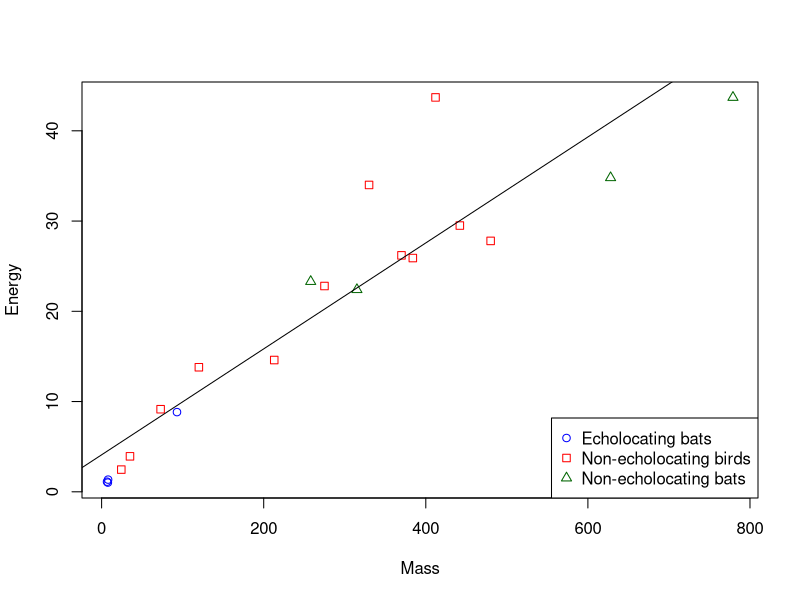
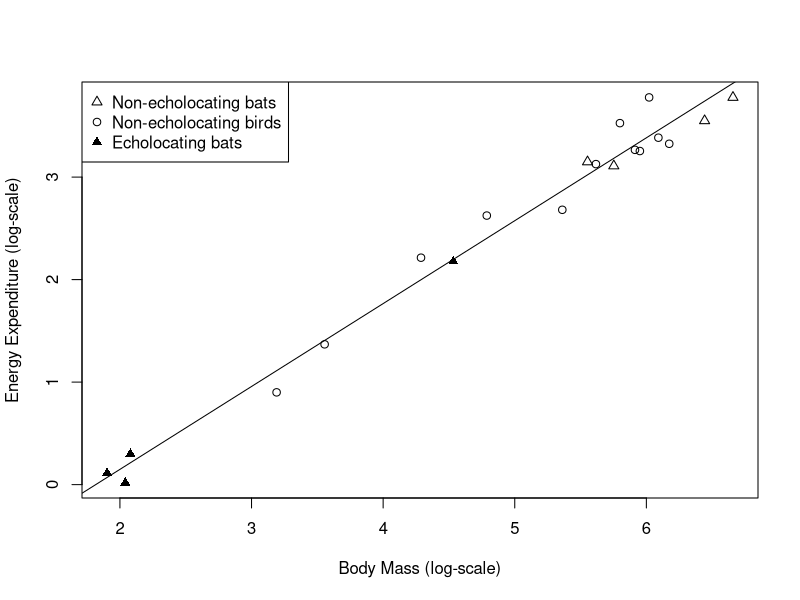
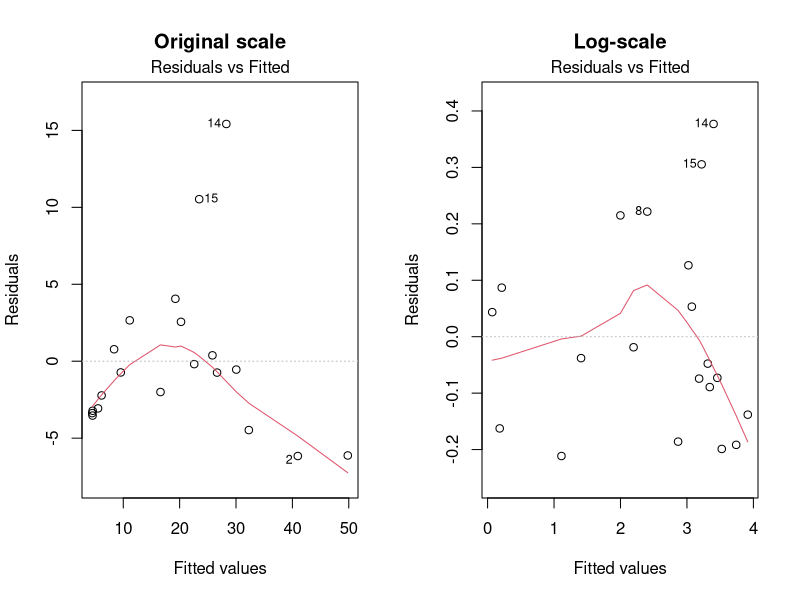
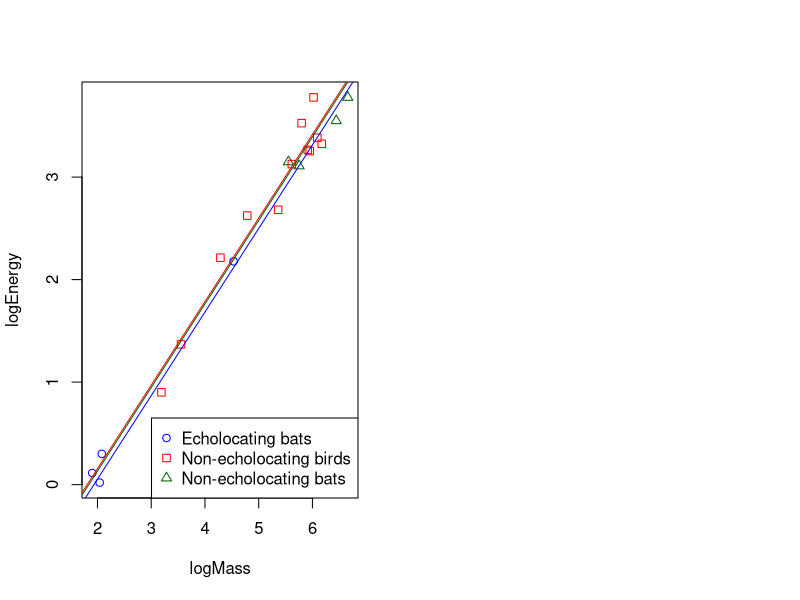

Write the R code that produced these figures, in order.
case1002 <- read.csv("case1002.csv",header=TRUE)
case1002
str(case1002)
Mass <- case1002$Mass
Type <- case1002$Type
Energy <- case1002$Energy
plot(Mass,Energy,pch = ifelse(Type=="echolocating bats", 1,
                              ifelse(Type=="non-echolocating birds", 0, 2)), col = ifelse(Type=="echolocating bats", "blue",
                                                                                          ifelse(Type=="non-echolocating birds", "red", "darkgreen")))
legend("bottomright", pch=c(1, 0, 2), col=c("blue","red","darkgreen"),
       c("Echolocating bats", "Non-echolocating birds","Non-echolocating bats"))
abline(lm(Energy~Mass)) # add a regression line
logEnergy <- log(Energy)
logMass <- log(Mass)
plot(logMass,logEnergy, xlab = "Body Mass (log-scale)",
     ylab = "Energy Expenditure (log-scale)",
     pch = ifelse(Type=="echolocating bats", 17,
                  ifelse(Type=="non-echolocating birds", 21, 24)))

legend("topleft", pch=c(24, 21, 17),
       c("Non-echolocating bats", "Non-echolocating birds","Echolocating bats"))
abline(lm(logEnergy~logMass))
par(mfrow=c(1,2))
plot(lm(Energy~Mass), which=1, main="Original scale") 
plot(lm(logEnergy~logMass), which=1, main="Log-scale")
bird <- as.numeric(Type=="non-echolocating birds")
ebat <- as.numeric(Type=="echolocating bats")
fit.sep <- lm(logEnergy ~ logMass + bird + ebat + logMass:bird + logMass:ebat) # Observe what happens if you write lm(logEnergy ~logMass*bird*ebat) instead
summary(fit.sep)
summary(lm(logEnergy ~ logMass*bird*ebat))
fit.par <- lm(logEnergy ~ logMass + bird + ebat)
summary(fit.par)
plot(logMass,logEnergy,pch = ifelse(Type=="echolocating bats", 1,
                                    ifelse(Type=="non-echolocating birds", 0, 2)), col = ifelse(Type=="echolocating bats", "blue",
                                                                                                ifelse(Type=="non-echolocating birds", "red", "darkgreen")))
legend("bottomright", pch=c(1, 0, 2), col=c("blue","red","darkgreen"),
       c("Echolocating bats", "Non-echolocating birds","Non-echolocating bats"))
abline(a=fit.par$coef[1],b=fit.par$coef[2], col="blue")
abline(a=fit.par$coef[1]+fit.par$coef[3],b=fit.par$coef[2], col="red")
abline(a=fit.par$coef[1]+fit.par$coef[4],b=fit.par$coef[2], col="darkgreen")
fit.eq <- lm(logEnergy ~ logMass)
summary(fit.eq)
t_ebat <- summary(fit.par)$coef[4,3]
t_ebat
summary(fit.par)$coef[4,1]/summary(fit.par)$coef[4,2] # You get the same computing this ratio
summary(fit.par)$coef[4,4]
qt(0.025,16,lower.tail=FALSE) # Multiplicative-constant for a 95% CI based on the t-distribution
coef(summary(fit.par))["ebat","Estimate"]  # Coefficient estimated value
coef(summary(fit.par))["ebat","Std. Error"]  # Coeficient standard error
low_lim <- coef(summary(fit.par))["ebat","Estimate"] - qt(0.025,16,lower.tail=FALSE)*coef(summary(fit.par))["ebat","Std. Error"]

upp_lim <- coef(summary(fit.par))["ebat","Estimate"] + qt(0.025,16,lower.tail=FALSE)*coef(summary(fit.par))["ebat","Std. Error"]
c(low_lim,upp_lim) # final confidence interval
confint(fit.par, level=0.95) # Compare with the two ends of the confidence interval next to the corresponding variable
anova(fit.par)
anova(fit.eq)
ESS <- anova(fit.eq)["Residuals","Sum Sq"] - anova(fit.par)["Residuals","Sum Sq"] # Extra sum of squares
ESS
MSE.Full <- anova(fit.par)["Residuals","Mean Sq"] # Mean square error from the full model
MSE.Full
F_stat <- (ESS/2)/MSE.Full  # F-statistic to compare full vs reduced model
F_stat
pf(F_stat,2,16,lower.tail=FALSE) # Obtain P-value (DON'T MULTIPLY THIS BY 2!!)
anova(fit.eq,fit.par)